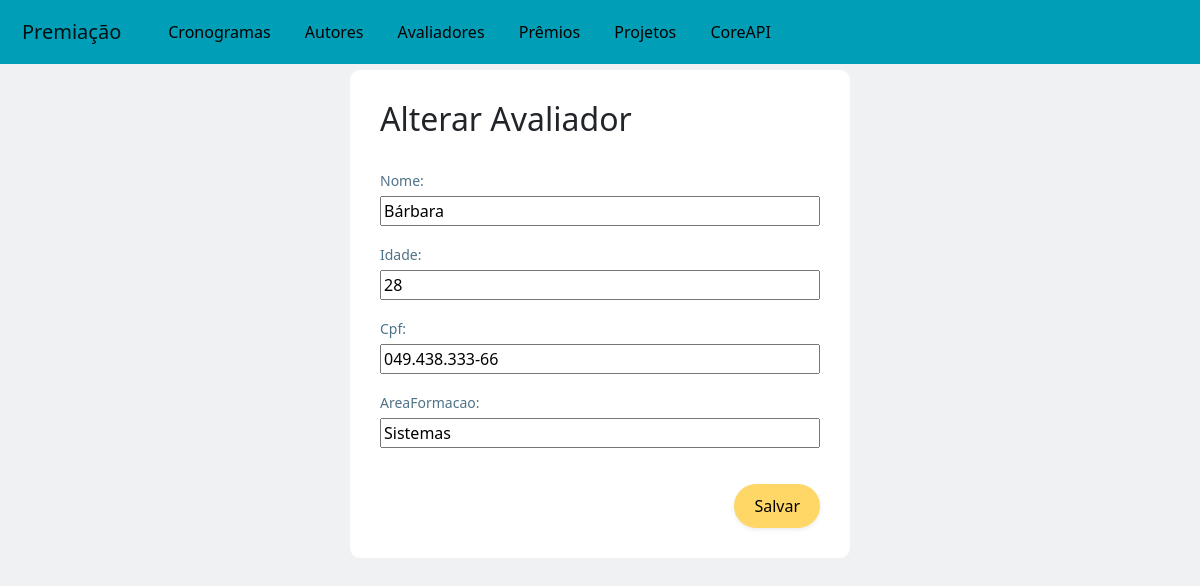
Page /teste/alterarAvaliador/1 on the committed database.
### teste/models.py (models this page shows, shortened)
class Avaliador(models.Model):
    nome = models.CharField(max_length=200)
    idade = models.IntegerField()
    cpf = models.CharField(max_length=20)
    areaFormacao = models.CharField(max_length=100)

### teste/views.py (the view, shortened to what this page needs)
# urls.py: path('alterarAvaliador/<int:id>', views.alterarAvaliador, name='alterarAvaliador'),
def alterarAvaliador(request, id):
    avaliador = Avaliador.objects.get(id=id)
    form = AvaliadorForm(instance=avaliador)
    if request.method == 'GET':
        return render(request, 'Avaliador/alterar_avaliador.html',
                      {'form': form, 'avaliador': avaliador})

### teste/forms.py
class AvaliadorForm(ModelForm):
    class Meta:
        model = Avaliador
        fields = "__all__"

### teste/templates/Avaliador/alterar_avaliador.html (shortened to what this page needs)
{% extends "template.html" %}
{% block content %}
<div class="d-flex justify-content-center">
    <div class="forms">
        <h2>Alterar Avaliador</h2>
        <form action="{% url 'alterarAvaliador' avaliador.id %}" method="POST">
            {{ form.as_p }}
            <button class="button-style shadow-sm" type="submit">Salvar</button>
        </form>
    </div>
</div>
{% endblock %}

### teste/static/css/styles.css (style rules this page uses)
body { background-color: #EFF1F3; }
.button-style { padding: 10px 20px; border-radius:100px; background-color: #FED766; }
form .button-style { border-width: 0!important; float: right; margin-top: 20px!important; }
h2 { margin-bottom: 30px!important; }
.forms { padding: 30px; background-color: #fff; min-width: 500px; border-radius: 10px; }
label { width: 100%!important; margin-bottom: 5px!important; font-size: 14px!important; font-weight: 500; color: #4e7287; }
input { width: 100%!important; }

### rows in the picture
Avaliador: nome "Bárbara", idade "28", cpf "049.438.333-66", areaFormacao "Sistemas"
